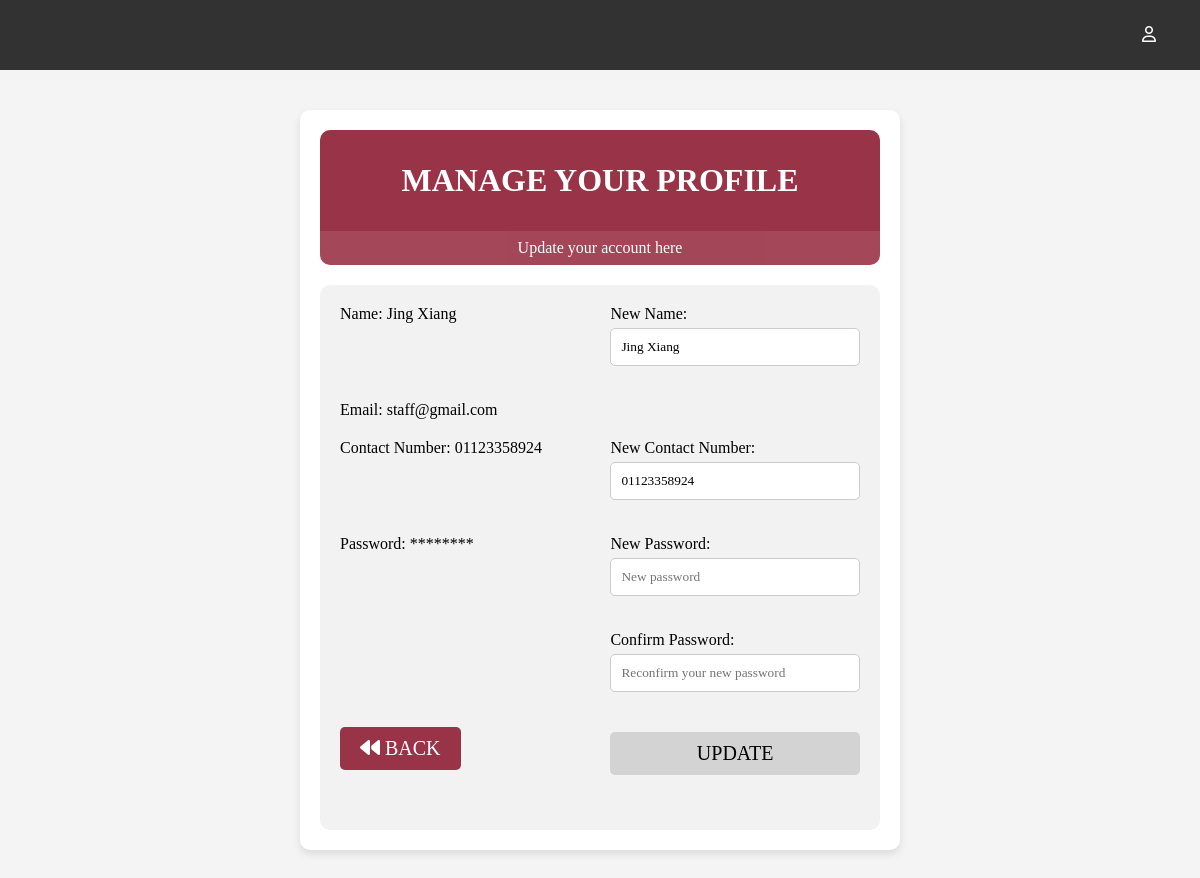
Page /adminviewprofile.php (signed in) on the committed database.
### tables this page shows
CREATE TABLE `staff` (
  `staff_id` int(11) NOT NULL AUTO_INCREMENT,
  `staff_name` varchar(100) NOT NULL,
  `staff_email` varchar(100) NOT NULL,
  `staff_contactnum` varchar(100) NOT NULL,
  `staff_password` varchar(100) NOT NULL,
  PRIMARY KEY (`staff_id`)
);

### adminviewprofile.php (the view, shortened to what this page needs)
<?php
   include 'config.php';
   include 'adminnavbar.php';
   $id = $_SESSION['user_id'];
   $sql = "SELECT * FROM staff WHERE staff_id = $id";
   $result = mysqli_query($conn, $sql);
   $row = mysqli_fetch_assoc($result);
   $name = $row['staff_name'];
   $number = $row['staff_contactnum'];
?>
<!DOCTYPE html>
<html lang="en">
<head>
</head>
<body>
   <div style="height:10vh; );"></div>
      <div class="flex-container">
         <div class="flex-main">
         <h1>Manage Your Profile</h1>
         <p>Update your account here</p>
         <form action="" method="post">
            <div class="container">
               <div class="row">
                  <div class="col-50">Name: <?php echo $row['staff_name']; ?></div>
                  <div class="col-50">New Name: <input type="text" name="name" placeholder="Update your name" value="<?php echo $name; ?>" autocomplete="off"></div>
               </div>
               <div class="row">
                  <div class="col-50">Email: <?php echo $row['staff_email']; ?></div>
               </div>
               <div class="row">
                  <div class="col-50">Contact Number: <?php echo $row['staff_contactnum']; ?></div>
                  <div class="col-50">New Contact Number: <input type="text" name="number" placeholder="Update your contact number" value="<?php echo $number; ?>" autocomplete="off"></div>
               </div>
               <div class="row">
                  <div class="col-50">Password: ********</div>
                  <div class="col-50">New Password: <input type="password" name="newpassword" placeholder="New password" autocomplete="off"></div>
               </div>
               <div class="row">
                  <div class="col-50"></div>
                  <div class="col-50">Confirm Password: <input type="password" name="cpassword" placeholder="Reconfirm your new password" autocomplete="off"></div>
               </div>
               <div class="row">
                  <div class="col-50">
                     <button type="button" onclick="location.href='adminlanding.php'"><i class="fa-sharp fa-solid fa-backward"></i> BACK</button>
                  </div>
                  <div class="col-50">
                     <input type="submit" name="submit" value="UPDATE">
                  </div>
               </div>
            </div>
         </form>
      </div>
   </div>
</body>
</html>

### navbar.css (style rules this page uses)
* { margin: 0%; padding: 0%; background-size: cover; background-repeat: no-repeat; background-attachment: fixed; background-position: center; box-sizing: border-box; font-family: FS Meridian Regular; }
h1 { font-family: FS Meridian Thin; text-transform: uppercase; }
button { background-color: transparent; font-size: 1.25rem; min-width: 6.25rem; min-height: 1.875rem; border: 0.125rem solid black; text-decoration: none; }
input[type=submit] { background-color: transparent; font-size: 1.25rem; min-width: 6.25rem; min-height: 1.875rem; border: 0.125rem solid black; text-decoration: none; color: black; text-decoration: none; }
.flex-container { display: flex; }
.flex-main { width: 80%; align-items: center; }

### adminviewprofile.php (style rules this page uses)
body { font-family: 'Arial', sans-serif; background-color: #f4f4f4; margin: 0; padding: 0; }
.flex-container { display: flex; justify-content: center; align-items: center; min-height: 100vh; flex-direction: column; background-color: #f4f4f4; }
.flex-main { background-color: white; padding: 20px; border-radius: 10px; box-shadow: 0 4px 8px rgba(0, 0, 0, 0.1); width: 80%; max-width: 600px; margin: 20px; }
h1, p { text-align: center; margin: 0; }
h1 { background-color: #993347; color: white; padding: 1em; border-radius: 10px 10px 0 0; }
p { background-color: #993347; color: white; opacity: 0.9; padding: 0.5em; border-radius: 0 0 10px 10px; }
.container { background-color: #f2f2f2; padding: 20px; border-radius: 10px; margin-top: 20px; }
.row { display: flex; flex-wrap: wrap; justify-content: space-between; margin-bottom: 20px; }
.col-50 { flex: 0 0 48%; }
input { width: 100%; padding: 10px; margin-top: 5px; margin-bottom: 15px; border-radius: 5px; border: 1px solid #ccc; }
input[type=submit] { background-color: #D3D3D3; color: black; border: none; cursor: pointer; transition: background-color 0.3s, color 0.3s; }
button { padding: 10px 20px; background-color: #993347; color: white; border: none; border-radius: 5px; cursor: pointer; transition: background-color 0.3s, color 0.3s; }

### rows in the picture
staff: staff_name "Jing Xiang", name "Jing Xiang", staff_email "staff@gmail.com", staff_contactnum "01123358924", number "01123358924"
